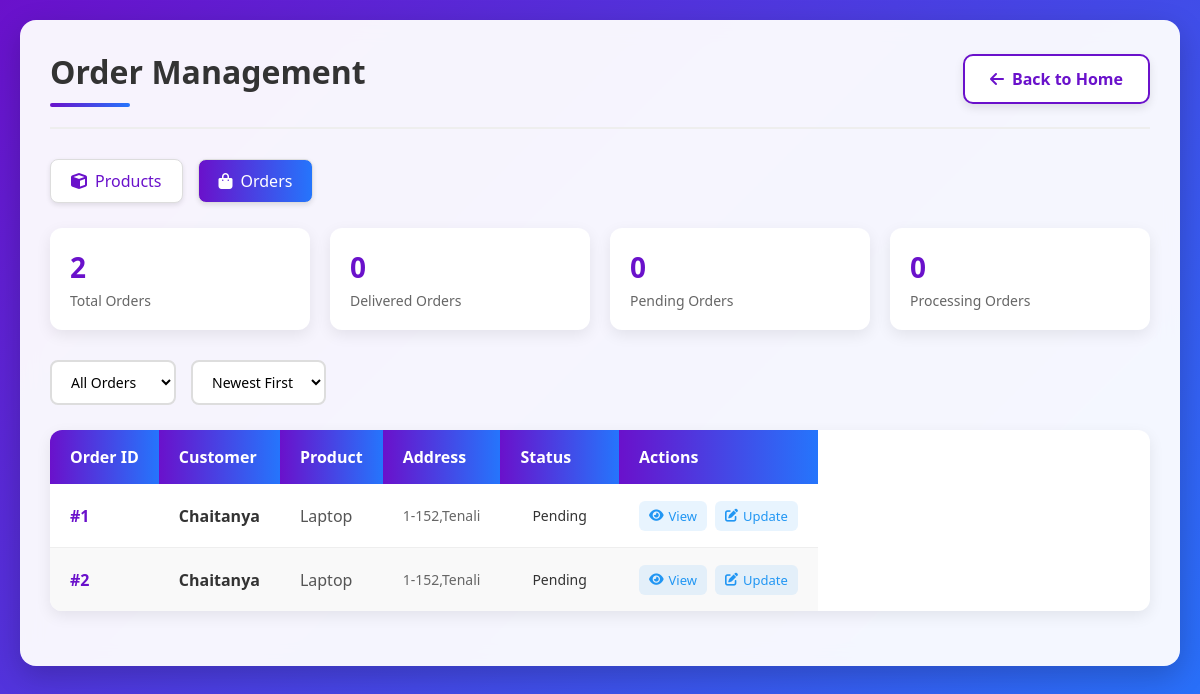
Page /admin/orders (signed in) on the committed database.
### tables this page shows
CREATE TABLE orders (id INTEGER PRIMARY KEY, user_id INTEGER, product_id INTEGER, address TEXT, status TEXT);

CREATE TABLE users (id INTEGER PRIMARY KEY, name TEXT, email TEXT UNIQUE, password TEXT, role TEXT);

CREATE TABLE products (id INTEGER PRIMARY KEY, name TEXT, description TEXT, price REAL, stock INTEGER);

### app.py (the view)
@app.route("/admin/orders")
def admin_orders():
    if session.get("role") != "admin":
        return redirect(url_for("login"))
    conn = get_db()
    orders = conn.execute("""SELECT o.id, u.name, p.name as product, o.address, o.status
                             FROM orders o
                             JOIN users u ON o.user_id=u.id
                             JOIN products p ON o.product_id=p.id""").fetchall()
    return render_template("admin_orders.html", orders=orders)

### app.py (called while the page is built)
def get_db():
    conn = sqlite3.connect("database.db")
    conn.row_factory = sqlite3.Row
    return conn

### templates/admin_orders.html (shortened to what this page needs)
<!DOCTYPE html>
<html lang="en">
<head>
    <link rel="stylesheet" href="https://cdnjs.cloudflare.com/ajax/libs/font-awesome/6.4.0/css/all.min.css">
</head>
<body>
    <div class="container">
        <header>
            <h2>Order Management</h2>
            <a href="{{ url_for('index') }}" class="btn-secondary">
                <i class="fas fa-arrow-left"></i> Back to Home
            </a>
        </header>
        <div class="admin-nav">
            <a href="{{ url_for('admin_products') }}" class="nav-link">
                <i class="fas fa-cube"></i> Products
            </a>
            <a href="{{ url_for('admin_orders') }}" class="nav-link active">
                <i class="fas fa-shopping-bag"></i> Orders
            </a>
        </div>
        <div class="stats-cards">
            <div class="stat-card">
                <span class="stat-value">{{ orders|length }}</span>
                <span class="stat-label">Total Orders</span>
            </div>
            <div class="stat-card">
                <span class="stat-value">{{ orders|selectattr('status', 'equalto', 'delivered')|list|length }}</span>
                <span class="stat-label">Delivered Orders</span>
            </div>
            <div class="stat-card">
                <span class="stat-value">{{ orders|selectattr('status', 'equalto', 'pending')|list|length }}</span>
                <span class="stat-label">Pending Orders</span>
            </div>
            <div class="stat-card">
                <span class="stat-value">{{ orders|selectattr('status', 'equalto', 'processing')|list|length }}</span>
                <span class="stat-label">Processing Orders</span>
            </div>
        </div>
        <div class="filters">
            <select class="filter-select" onchange="filterOrders(this.value)">
                <option value="all">All Orders</option>
            </select>
            <select class="filter-select">
                <option value="newest">Newest First</option>
            </select>
        </div>
        <table class="orders-table">
            <thead>
                <tr>
                    <th>Order ID</th>
                    <th>Customer</th>
                    <th>Product</th>
                    <th>Address</th>
                    <th>Status</th>
                    <th>Actions</th>
                </tr>
            </thead>
            <tbody>
                {% for o in orders %}
                <tr>
                    <td class="order-id">#{{ o['id'] }}</td>
                    <td class="customer-name">{{ o['name'] }}</td>
                    <td class="product-name">{{ o['product'] }}</td>
                    <td class="address">{{ o['address'] }}</td>
                    <td>
                        {% if o['status'] == 'pending' %}
                            <span class="status status-pending">{{ o['status'] }}</span>
                        {% elif o['status'] == 'processing' %}
                            <span class="status status-processing">{{ o['status'] }}</span>
                        {% elif o['status'] == 'shipped' %}
                            <span class="status status-shipped">{{ o['status'] }}</span>
                        {% elif o['status'] == 'delivered' %}
                            <span class="status status-delivered">{{ o['status'] }}</span>
                        {% elif o['status'] == 'cancelled' %}
                            <span class="status status-cancelled">{{ o['status'] }}</span>
                        {% else %}
                            <span class="status">{{ o['status'] }}</span>
                        {% endif %}
                    </td>
                    <td>
                        <div class="action-buttons">
                            <a href="/admin/order/{{ o['id'] }}" class="btn-action">
                                <i class="fas fa-eye"></i> View
                            </a>
                            <a href="/admin/order/update/{{ o['id'] }}" class="btn-action">
                                <i class="fas fa-edit"></i> Update
                            </a>
                        </div>
                    </td>
                </tr>
                {% endfor %}
            </tbody>
        </table>
    </div>
</body>
</html>

### templates/admin_orders.html (style rules this page uses)
* { margin: 0; padding: 0; box-sizing: border-box; font-family: 'Segoe UI', Tahoma, Geneva, Verdana, sans-serif; }
body { background: linear-gradient(135deg, #6a11cb 0%, #2575fc 100%); min-height: 100vh; padding: 20px; color: #333; }
.container { max-width: 1400px; margin: 0 auto; background: rgba(255, 255, 255, 0.95); border-radius: 16px; box-shadow: 0 10px 30px rgba(0, 0, 0, 0.2); padding: 30px; backdrop-filter: blur(10px); }
header { display: flex; justify-content: space-between; align-items: center; margin-bottom: 30px; padding-bottom: 20px; border-bottom: 2px solid #eee; }
h2 { color: #333; font-weight: 600; font-size: 32px; position: relative; }
h2:after { content: ''; display: block; width: 80px; height: 4px; background: linear-gradient(to right, #6a11cb, #2575fc); margin-top: 10px; border-radius: 2px; }
.admin-nav { display: flex; gap: 15px; margin-bottom: 25px; }
.nav-link { padding: 10px 20px; background: white; color: #6a11cb; text-decoration: none; border-radius: 8px; font-weight: 500; transition: all 0.3s ease; box-shadow: 0 2px 5px rgba(0, 0, 0, 0.1); border: 1px solid #ddd; display: flex; align-items: center; gap: 8px; }
.nav-link.active { background: linear-gradient(to right, #6a11cb, #2575fc); color: white; }
.btn-secondary { padding: 12px 25px; background: white; color: #6a11cb; text-decoration: none; border-radius: 10px; font-weight: 600; transition: all 0.3s ease; box-shadow: 0 4px 10px rgba(0, 0, 0, 0.1); border: 2px solid #6a11cb; display: inline-flex; align-items: center; gap: 8px; }
.orders-table { width: 100%; border-collapse: separate; border-spacing: 0; margin: 25px 0; background: white; border-radius: 12px; overflow: hidden; box-shadow: 0 5px 15px rgba(0, 0, 0, 0.08); }
.orders-table th { background: linear-gradient(to right, #6a11cb, #2575fc); color: white; text-align: left; padding: 16px 20px; font-weight: 600; }
.orders-table td { padding: 16px 20px; border-bottom: 1px solid #eee; }
.orders-table tr:last-child td { border-bottom: none; }
.orders-table tr:nth-child(even) { background-color: #f9f9f9; }
.order-id { font-weight: 700; color: #6a11cb; }
.customer-name { font-weight: 600; color: #333; }
.product-name { color: #555; }
.address { color: #666; font-size: 14px; max-width: 200px; }
.status { display: inline-block; padding: 6px 12px; border-radius: 20px; font-size: 14px; font-weight: 500; }
.action-buttons { display: flex; gap: 8px; }
.btn-action { padding: 6px 10px; background: rgba(33, 150, 243, 0.1); color: #2196f3; text-decoration: none; border-radius: 6px; font-size: 13px; transition: all 0.3s ease; display: inline-flex; align-items: center; gap: 5px; }
.stats-cards { display: grid; grid-template-columns: repeat(auto-fit, minmax(200px, 1fr)); gap: 20px; margin-bottom: 30px; }
.stat-card { background: white; border-radius: 12px; padding: 20px; box-shadow: 0 5px 15px rgba(0, 0, 0, 0.08); display: flex; flex-direction: column; }
.stat-value { font-size: 28px; font-weight: 700; color: #6a11cb; margin-bottom: 5px; }
.stat-label { color: #666; font-size: 14px; }
.filters { display: flex; gap: 15px; margin-bottom: 20px; flex-wrap: wrap; }
.filter-select { padding: 10px 15px; border: 2px solid #ddd; border-radius: 8px; font-size: 14px; background: white; cursor: pointer; }
@media (max-width: 1200px) { .orders-table { display: block; overflow-x: auto; } }

### rows in the picture
orders: id "1", name "Chaitanya", product "Laptop", address "1-152,Tenali", status "Pending"
orders: id "2", name "Chaitanya", product "Laptop", address "1-152,Tenali", status "Pending"

### other values in the picture
{{ orders|length }} "2"
{{ orders|selectattr('status', 'equalto', 'delivered')|list|length }} "0"
{{ orders|selectattr('status', 'equalto', 'pending')|list|length }} "0"
{{ orders|selectattr('status', 'equalto', 'processing')|list|length }} "0"
